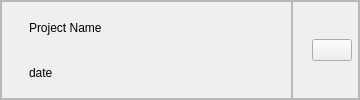
<?xml version="1.0" encoding="UTF-8"?>
<ui version="4.0">
 <class>Form</class>
 <widget class="QWidget" name="Form">
  <property name="geometry">
   <rect>
    <x>0</x>
    <y>0</y>
    <width>360</width>
    <height>100</height>
   </rect>
  </property>
  <property name="maximumSize">
   <size>
    <width>360</width>
    <height>100</height>
   </size>
  </property>
  <property name="windowTitle">
   <string>Form</string>
  </property>
  <layout class="QHBoxLayout" name="horizontalLayout">
   <property name="spacing">
    <number>0</number>
   </property>
   <property name="leftMargin">
    <number>0</number>
   </property>
   <property name="topMargin">
    <number>0</number>
   </property>
   <property name="rightMargin">
    <number>0</number>
   </property>
   <property name="bottomMargin">
    <number>0</number>
   </property>
   <item>
    <widget class="QFrame" name="bgCardProject">
     <property name="frameShape">
      <enum>QFrame::Shape::StyledPanel</enum>
     </property>
     <property name="frameShadow">
      <enum>QFrame::Shadow::Raised</enum>
     </property>
     <layout class="QHBoxLayout" name="horizontalLayout_2">
      <property name="spacing">
       <number>0</number>
      </property>
      <property name="leftMargin">
       <number>0</number>
      </property>
      <property name="topMargin">
       <number>0</number>
      </property>
      <property name="rightMargin">
       <number>0</number>
      </property>
      <property name="bottomMargin">
       <number>0</number>
      </property>
      <item>
       <widget class="QFrame" name="left">
        <property name="sizePolicy">
         <sizepolicy hsizetype="Expanding" vsizetype="Preferred">
          <horstretch>0</horstretch>
          <verstretch>0</verstretch>
         </sizepolicy>
        </property>
        <property name="frameShape">
         <enum>QFrame::Shape::StyledPanel</enum>
        </property>
        <property name="frameShadow">
         <enum>QFrame::Shadow::Raised</enum>
        </property>
        <layout class="QVBoxLayout" name="verticalLayout">
         <property name="leftMargin">
          <number>27</number>
         </property>
         <property name="topMargin">
          <number>6</number>
         </property>
         <property name="rightMargin">
          <number>6</number>
         </property>
         <property name="bottomMargin">
          <number>6</number>
         </property>
         <item>
          <widget class="QLabel" name="titleProject">
           <property name="text">
            <string>Project Name</string>
           </property>
          </widget>
         </item>
         <item>
          <widget class="QLabel" name="category">
           <property name="text">
            <string>date</string>
           </property>
          </widget>
         </item>
        </layout>
       </widget>
      </item>
      <item>
       <widget class="QFrame" name="right">
        <property name="frameShape">
         <enum>QFrame::Shape::StyledPanel</enum>
        </property>
        <property name="frameShadow">
         <enum>QFrame::Shadow::Raised</enum>
        </property>
        <layout class="QHBoxLayout" name="horizontalLayout_3">
         <property name="leftMargin">
          <number>6</number>
         </property>
         <property name="topMargin">
          <number>6</number>
         </property>
         <property name="rightMargin">
          <number>6</number>
         </property>
         <property name="bottomMargin">
          <number>6</number>
         </property>
         <item>
          <widget class="QLabel" name="activeTasks">
           <property name="text">
            <string/>
           </property>
          </widget>
         </item>
         <item>
          <widget class="QPushButton" name="moreButton">
           <property name="sizePolicy">
            <sizepolicy hsizetype="Fixed" vsizetype="Fixed">
             <horstretch>0</horstretch>
             <verstretch>0</verstretch>
            </sizepolicy>
           </property>
           <property name="text">
            <string/>
           </property>
           <property name="icon">
            <iconset resource="../assets/resource.qrc">
             <normaloff>:/icons/icons/more-vertical.svg</normaloff>:/icons/icons/more-vertical.svg</iconset>
           </property>
           <property name="iconSize">
            <size>
             <width>18</width>
             <height>25</height>
            </size>
           </property>
          </widget>
         </item>
        </layout>
       </widget>
      </item>
     </layout>
    </widget>
   </item>
  </layout>
 </widget>
 <resources>
  <include location="../assets/resource.qrc"/>
 </resources>
 <connections/>
</ui>
